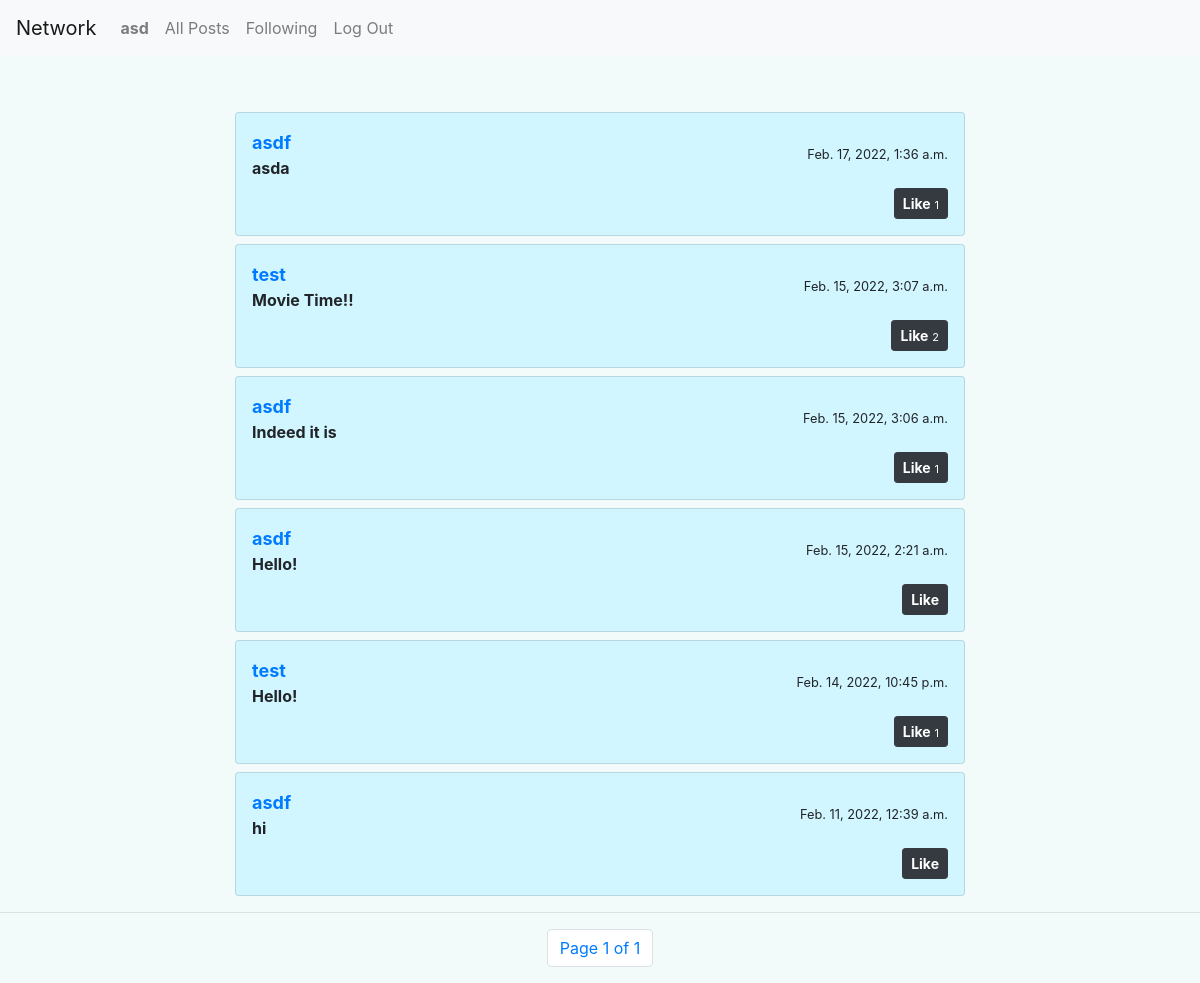
The app's page /following/asd (signed in) with its own data.
### network/models.py (models this page shows, shortened)
class User(AbstractUser):
    followers = models.ManyToManyField('User', null=True ,related_name="followed")
    def __str__(self):
        return f"{self.username}"

class Post(models.Model):
    creator = models.ForeignKey(User , on_delete=CASCADE, related_name="creatorPosts")
    body = models.TextField(max_length=400)
    created = models.DateTimeField(auto_now_add=True)
    updated = models.DateTimeField(auto_now=True)
    liked = models.ManyToManyField(User, blank=True, null=True)
    likeNum = models.PositiveIntegerField(default=0)
    class Meta:
        ordering = ['-created']

### network/views.py (the view)
# urls.py: path("following/<str:user>", views.following, name="following"),
def following(request, user):
    if not request.user.is_authenticated:
        return HttpResponseRedirect(reverse('login'))
    userid = User.objects.get(username = user).id
    profile = User.objects.filter(followers = userid)
    posts = Post.objects.filter(creator__in = profile)
    paginator = Paginator(posts, 10)
    page_number = request.GET.get('page')
    page_obj = paginator.get_page(page_number)
    print (profile)
    return render(request, "network/following.html", {
        "posts" : posts,
        'page_obj': page_obj
        })

### network/templates/network/following.html (shortened to what this page needs)
{% extends "network/layout.html" %}
{% load crispy_forms_tags %}
{% block body %}
<div class="container mt-5">
    <div class="row d-flex justify-content-center">
        <div class="col-md-8">
            {% for post in page_obj %}
            <div class="card p-3 mt-2" style="background-color: rgb(210, 246, 255);">
                <div class="d-flex justify-content-between align-items-center">
                    <div class="user d-flex flex-row align-items-center">  <span><small class="font-weight-bold text-primary" style="font-size: large;"><a href="{% url 'profile' post.creator %}">{{ post.creator }}</a></small>
                    <div class="post font-weight-bold" id="body{{post.id}}">{{ post.body }}</div>
                    </span> </div> <small>{{ post.created }}</small>
                </div>
                <div class="action d-flex justify-content-between mt-2 align-items-center">
                    <div class="icons align-items-center"> <i class="fa fa-check-circle-o check-icon text-primary">
                        <button onclick="likePost(`{{post.id}}`)" id="likeBtn{{ post.id }}" type="button" class="btn btn-dark btn-sm">
                            {% if request.user in post.liked.all %}
                            <b style="color: rgb(229, 255, 0);">Liked</b> <small style="font-size: 11px;">{{ post.liked.all.count }}</small>
                            {% else %}
                            <b>Like</b> <small style="font-size: 11px;">
                            {% if post.liked.all.count > 0%}{{ post.liked.all.count }}{% endif %}</small>{% endif %}</button>
                    </i> </div>
                </div>
            </div>
            {% endfor %}
        </div>
    </div>
</div>
<hr>
<nav aria-label="Page navigation example">
    <ul class="pagination justify-content-center">
      <li class="page-item"><a class="page-link" href="#">Page {{ page_obj.number }} of {{ page_obj.paginator.num_pages }}</a></li>
    </ul>
  </nav>
{% endblock %}

### network/templates/network/layout.html (shortened to what this page needs)
{% load static %}
{% load crispy_forms_tags %}
<!DOCTYPE html>
<html lang="en">
    <head>
        <link rel="stylesheet" href="https://stackpath.bootstrapcdn.com/bootstrap/4.4.1/css/bootstrap.min.css">
        <link href="{% static 'network/styles.css' %}" rel="stylesheet">
    </head>
    <body style="background-color: rgb(243, 250, 250);">
        <nav class="navbar navbar-expand-lg navbar-light bg-light">
            <a class="navbar-brand" href="{% url 'index' %}">Network</a>
            <div>
              <ul class="navbar-nav mr-auto">
                {% if user.is_authenticated %}
                    <li class="nav-item">
                        <a class="nav-link" href="{% url 'profile' user.username %}"><strong>{{ user.username }}</strong></a>
                    </li>
                {% endif %}
                <li class="nav-item">
                  <a class="nav-link" href="{% url 'index' %}">All Posts</a>
                </li>
                {% if user.is_authenticated %}
                    <li class="nav-item">
                        <a class="nav-link" href="{% url 'following' user.username %}">Following</a>
                    </li>
                    <li class="nav-item">
                        <a class="nav-link" href="{% url 'logout' %}">Log Out</a>
                    </li>
                {% endif %}
              </ul>
            </div>
          </nav>
        <div class="body">
            {% block body %}
            {% endblock %}
        </div>
    </body>
</html>

### records on screen
User: username "asd"
Post: creator "asdf", body "asda", created "Feb. 17, 2022, 1:36 a.m.", liked.all.count "1"
Post: creator "test", body "Movie Time!!", created "Feb. 15, 2022, 3:07 a.m.", liked.all.count "2"
Post: creator "asdf", body "Indeed it is", created "Feb. 15, 2022, 3:06 a.m.", liked.all.count "1"
Post: creator "asdf", body "Hello!", created "Feb. 15, 2022, 2:21 a.m.", shows "Like"
Post: creator "test", body "Hello!", created "Feb. 14, 2022, 10:45 p.m.", liked.all.count "1"
Post: creator "asdf", body "hi", created "Feb. 11, 2022, 12:39 a.m.", shows "Like"

### other values on screen
{{ page_obj.number }} "1"
{{ page_obj.paginator.num_pages }} "1"
